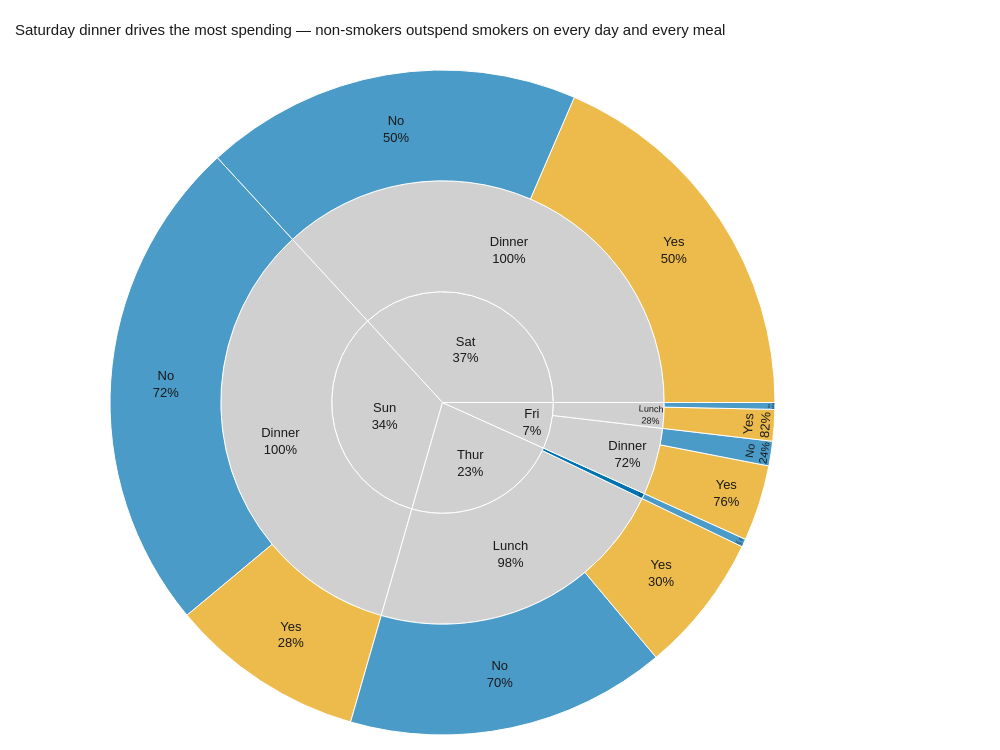

Notebook code for this chart:
### Markdown cell above
## Task 2 — Sunburst: tipping behaviour by day and meal time

**What to build:** A sunburst chart using the built-in `tips` dataset showing how **total bill amount** is distributed across day → time → smoker status.

**Requirements:**
- Load tips with `px.data.tips()`
- Aggregate **total bill** (sum of `total_bill`) per group — not count
- Hierarchy: `path=['day', 'time', 'smoker']`
- Colour encodes smoker status with a CVD-safe blue/orange palette
- Grey out parent nodes (day and time level)
- Use `percent parent` for text labels
- Insight title describing where the most spending happens

> 💡 `tips.groupby(['day', 'time', 'smoker'])['total_bill'].sum().reset_index()`

### Code cell
# Task 2
# YOUR CODE HERE

tips = px.data.tips()

df_sun = (
    tips.groupby(['day', 'time', 'smoker'])['total_bill']
    .sum()
    .reset_index()
    .rename(columns={'total_bill': 'Total_Bill'})
)

print("Total spend by day (verify insight title):")
print(df_sun.groupby('day')['Total_Bill'].sum().sort_values(ascending=False))
print()
print("Top 8 groups:")
print(df_sun.sort_values('Total_Bill', ascending=False).head(8))
NONSMOKER_BLUE = '#0072B2'   # deep blue  
SMOKER_AMBER   = '#E69F00'   # amber/gold 
PARENT_GREY    = '#D0D0D0'   # light grey 

smoker_color_map = {
    'No':  NONSMOKER_BLUE,
    'Yes': SMOKER_AMBER,
}

# ── Step 1: Plotly Express base chart ─────────────────────────────────────────
fig = px.sunburst(
    df_sun,
    path=['day', 'time', 'smoker'],
    values='Total_Bill',
    color='smoker',
    color_discrete_map=smoker_color_map,
    labels={'Total_Bill': 'Total Bill ($)', 'smoker': 'Smoker?'},
    height=750,
    width=1000,   
)

# ── Step 2: Text labels ───────────────────────────────────────────────────────

fig.update_traces(
    textinfo='label+percent parent',
    insidetextorientation='auto',
    textfont=dict(family='Arial', size=13, color='#1A1A1A'),
    hovertemplate=(
        '<b>%{label}</b><br>'
        'Total Bill: $%{value:,.2f}<br>'
        '%{percentParent:.0%} of %{parent}'
        '<extra></extra>'
    ),
)

leaf_colors = set(smoker_color_map.values())
fig.data[0].marker.colors = [
    c if c in leaf_colors else PARENT_GREY
    for c in fig.data[0].marker.colors
]

fig.update_layout(
    title=dict(
        text=(
            'Saturday dinner drives the most spending — '
            'non-smokers outspend smokers on every day and every meal'
        ),
        font=dict(
            family='Arial',
            size=15,         
            color='#1A1A1A',
        ),
        x=0,
        xanchor='left',
        pad=dict(l=15),
    ),
    font=dict(family='Arial', size=13, color='#1A1A1A'),
    margin=dict(l=15, r=130, t=70, b=15),
    paper_bgcolor='white',
    legend=dict(
        title=dict(
            text='Smoker?',
            font=dict(size=13, family='Arial', color='#1A1A1A')
        ),
        orientation='v',
        x=1.02,
        y=0.5,
        font=dict(size=12, family='Arial', color='#1A1A1A'),
        bgcolor='white',
        bordercolor='#DDDDDD',
        borderwidth=1,
    ),
)

fig.show()

### Figure 1 — Plotly figure (JSON) as saved in the notebook; plotly's stock layout.template omitted (floating-point values rounded to 4 significant figures)
{"data": [{"branchvalues": "total", "customdata": [["(?)"], ["(?)"], ["(?)"], ["(?)"], ["(?)"], ["(?)"], ["(?)"], ["(?)"], ["(?)"], ["No"], ["No"], ["No"], ["No"], ["No"], ["No"], ["No"], ["Yes"], ["Yes"], ["Yes"], ["Yes"], ["Yes"]], "domain": {"x": [0, 1], "y": [0, 1]}, "hovertemplate": "<b>%{label}</b><br>Total Bill: $%{value:,.2f}<br>%{percentParent:.0%} of %{parent}<extra></extra>", "ids": ["Thur", "Sat", "Fri", "Thur/Lunch", "Sun/Dinner", "Sat/Dinner", "Fri/Lunch", "Fri/Dinner", "Sun", "Thur/Dinner", "Fri/Dinner/No", "Thur/Dinner/No", "Sun/Dinner/No", "Sat/Dinner/No", "Fri/Lunch/No", "Thur/Lunch/No", "Sun/Dinner/Yes", "Sat/Dinner/Yes", "Fri/Lunch/Yes", "Fri/Dinner/Yes", "Thur/Lunch/Yes"], "insidetextorientation": "auto", "labels": ["Thur", "Sat", "Fri", "Lunch", "Dinner", "Dinner", "Lunch", "Dinner", "Sun", "Dinner", "No", "No", "No", "No", "No", "No", "Yes", "Yes", "Yes", "Yes", "Yes"], "marker": {"colors": ["#D0D0D0", "#D0D0D0", "#D0D0D0", "#D0D0D0", "#D0D0D0", "#D0D0D0", "#D0D0D0", "#D0D0D0", "#D0D0D0", "#0072B2", "#0072B2", "#0072B2", "#0072B2", "#0072B2", "#0072B2", "#0072B2", "#E69F00", "#E69F00", "#E69F00", "#E69F00", "#E69F00"]}, "name": "", "parents": ["", "", "", "Thur", "Sun", "Sat", "Fri", "Fri", "", "Thur", "Fri/Dinner", "Thur/Dinner", "Sun/Dinner", "Sat/Dinner", "Fri/Lunch", "Thur/Lunch", "Sun/Dinner", "Sat/Dinner", "Fri/Lunch", "Fri/Dinner", "Thur/Lunch"], "textfont": {"color": "#1A1A1A", "family": "Arial", "size": 13}, "textinfo": "label+percent parent", "type": "sunburst", "values": [1096.0, 1778.0, 325.9, 1078.0, 1627.0, 1778.0, 89.92, 236.0, 1627.0, 18.78, 57.7, 18.78, 1169.0, 884.8, 15.98, 751.3, 458.3, 893.6, 73.94, 178.3, 326.2]}], "layout": {"font": {"color": "#1A1A1A", "family": "Arial", "size": 13}, "height": 750, "legend": {"bgcolor": "white", "bordercolor": "#DDDDDD", "borderwidth": 1, "font": {"color": "#1A1A1A", "family": "Arial", "size": 12}, "orientation": "v", "title": {"font": {"color": "#1A1A1A", "family": "Arial", "size": 13}, "text": "Smoker?"}, "tracegroupgap": 0, "x": 1.02, "y": 0.5}, "margin": {"b": 15, "l": 15, "r": 130, "t": 70}, "paper_bgcolor": "white", "title": {"font": {"color": "#1A1A1A", "family": "Arial", "size": 15}, "pad": {"l": 15}, "text": "Saturday dinner drives the most spending — non-smokers outspend smokers on every day and every meal", "x": 0, "xanchor": "left"}, "width": 1000}}
